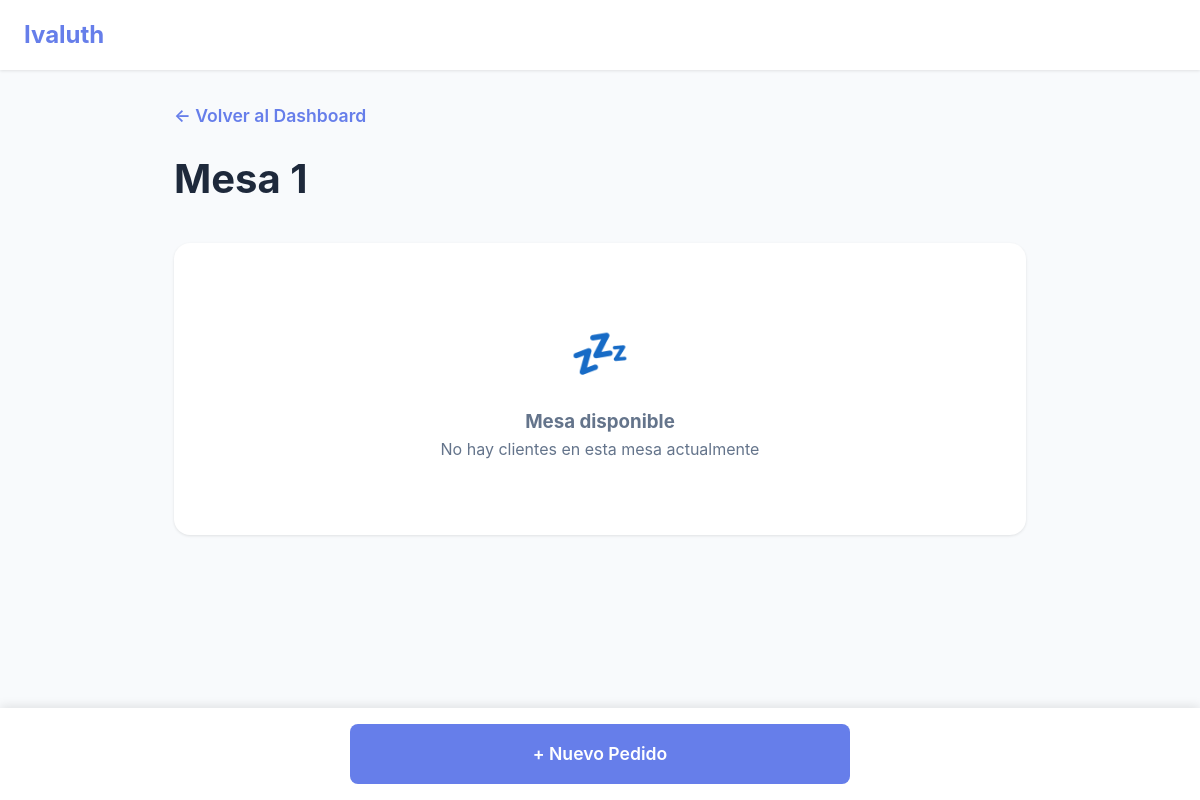
/mesa/1 (signed in), run on an earlier commit of the app's database.
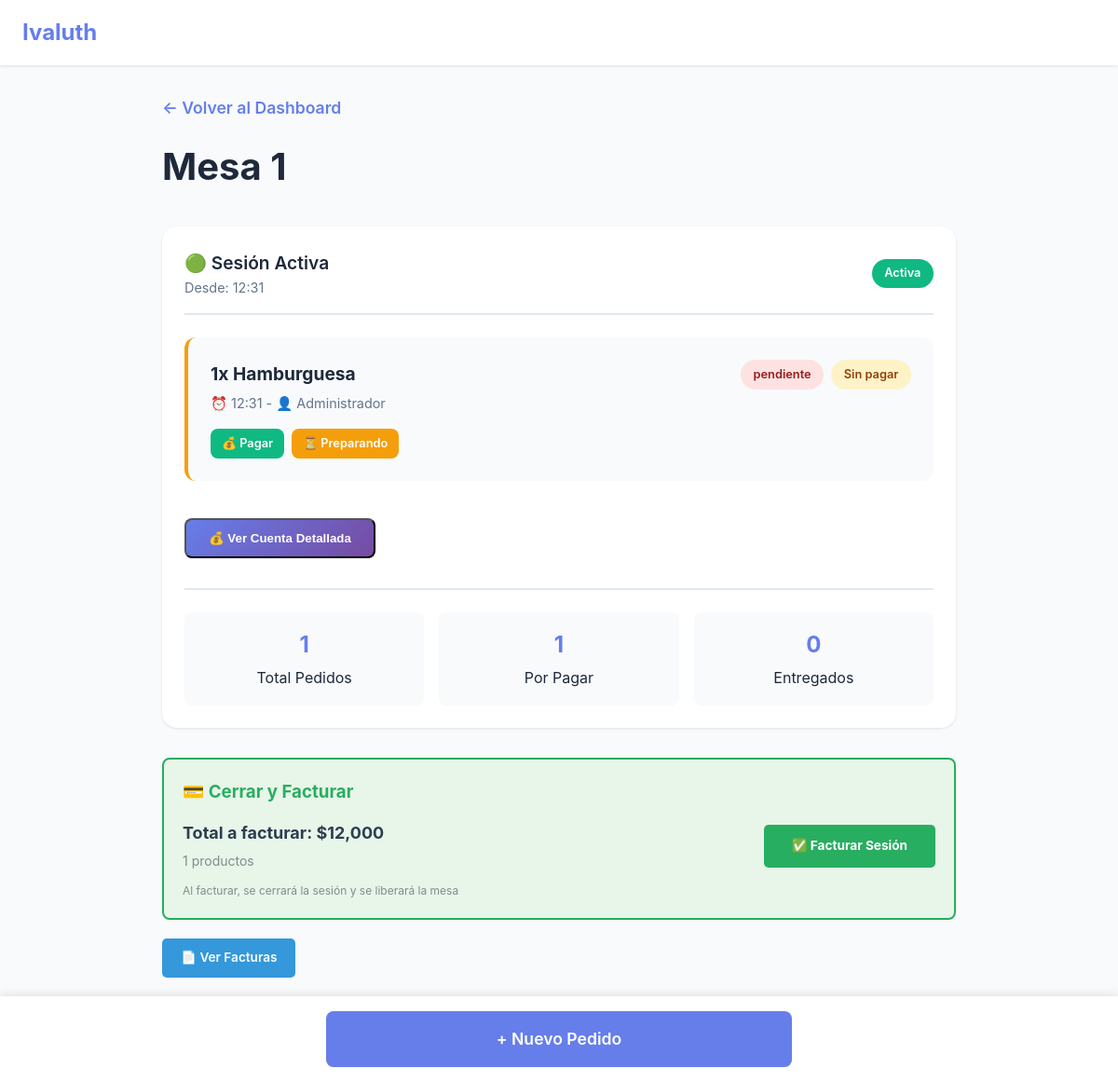
And on a later commit of the database.
### app.py (models this page shows, shortened)
class Sesion(db.Model):
    id = db.Column(db.Integer, primary_key=True)
    mesa_id = db.Column(db.Integer, db.ForeignKey('mesa.id'), nullable=False)
    fecha_inicio = db.Column(db.DateTime, default=datetime.now)
    fecha_fin = db.Column(db.DateTime, nullable=True)
    total = db.Column(db.Float, default=0)  # NUEVO CAMPO para guardar el total
    activa = db.Column(db.Boolean, default=True)
    mesa = db.relationship('Mesa', backref='sesiones')
    pedidos = db.relationship('Pedido', backref='sesion', lazy='select')

class Pedido(db.Model):
    id = db.Column(db.Integer, primary_key=True)
    fecha = db.Column(db.DateTime, default=datetime.now)
    mesa_id = db.Column(db.Integer, db.ForeignKey('mesa.id'), nullable=False)
    sesion_id = db.Column(db.Integer, db.ForeignKey('sesion.id'), nullable=True)
    mesero_id = db.Column(db.Integer, db.ForeignKey('usuario.id'), nullable=False)
    producto = db.Column(db.String(200), nullable=False)
    cantidad = db.Column(db.Integer, default=1)
    precio_unitario = db.Column(db.Float, default=0)  # NUEVO CAMPO
    notas = db.Column(db.Text)
    estado = db.Column(db.String(20), default='pendiente')  # pendiente, preparando, listo, entregado
    pagado = db.Column(db.Boolean, default=False)
    estado_actualizado = db.Column(db.DateTime, default=datetime.now)
    mesa = db.relationship('Mesa', backref='pedidos')
    mesero = db.relationship('Usuario', backref='pedidos')

class Usuario(UserMixin, db.Model):
    id = db.Column(db.Integer, primary_key=True)
    username = db.Column(db.String(80), unique=True, nullable=False)
    password_hash = db.Column(db.String(200), nullable=False)
    nombre = db.Column(db.String(100), nullable=False)
    rol = db.Column(db.String(20), default='mesero')  # mesero, cocina, admin

### app.py (the view, shortened to what this page needs)
@app.route("/mesa/<int:mesa_id>")
@login_required
def ver_mesa(mesa_id):
    mesa = Mesa.query.get_or_404(mesa_id)
    sesion_activa = Sesion.query.filter_by(
        mesa_id=mesa_id,
        activa=True
    ).first()
    pedidos_actuales = []
    totales_sesion_activa = {
        'total_general': 0,
        'total_pagado': 0,
        'total_pendiente': 0
    }
    if sesion_activa:
        pedidos_actuales = Pedido.query.filter_by(
            sesion_id=sesion_activa.id
        ).order_by(Pedido.fecha.desc()).all()
        for pedido in pedidos_actuales:
            subtotal = pedido.cantidad * pedido.precio_unitario
            totales_sesion_activa['total_general'] += subtotal
            if pedido.pagado:
                totales_sesion_activa['total_pagado'] += subtotal
            else:
                totales_sesion_activa['total_pendiente'] += subtotal
    hoy = datetime.now().date()
    sesiones_anteriores = Sesion.query.filter(
        Sesion.mesa_id == mesa_id,
        Sesion.activa == False,
        db.func.date(Sesion.fecha_inicio) == hoy
    ).order_by(Sesion.fecha_inicio.desc()).all()
    sesiones_con_totales = []
    return render_template("ver_mesa.html",
                         mesa=mesa,
                         pedidos=pedidos_actuales,
                         sesion_activa=sesion_activa,
                         totales_sesion_activa=totales_sesion_activa,
                         sesiones_anteriores=sesiones_con_totales,
                         current_user=current_user)

### app.py (called while the page is built)
@login_manager.user_loader
def load_user(user_id):
    return Usuario.query.get(int(user_id))

### templates/ver_mesa.html (shortened to what the changed rows need)
<!DOCTYPE html>
<html lang="es">
<head>
</head>
<body>
    <div class="container">
        <div class="page-header">
            <h1>Mesa {{ mesa.numero }}</h1>
        </div>
        {% if sesion_activa %}
        <div class="sesion-container">
            <div class="sesion-header">
                <div>
                    <div class="sesion-titulo">🟢 Sesión Activa</div>
                    <div class="sesion-tiempo">Desde: {{ sesion_activa.fecha_inicio.strftime('%H:%M') }}</div>
                </div>
                <span class="sesion-badge">Activa</span>
            </div>
            {% if pedidos %}
            <div class="pedidos-detalle">
                {% for pedido in pedidos %}
                <div class="pedido-card {% if pedido.pagado %}pedido-pagado{% endif %}">
                    <div class="pedido-header">
                        <div>
                            <h3>{{ pedido.cantidad }}x {{ pedido.producto }}</h3>
                            <p class="pedido-hora">⏰ {{ pedido.fecha.strftime('%H:%M') }} - 👤 {{ pedido.mesero.nombre }}</p>
                        </div>
                        <div class="pedido-badges">
                            <span class="estado-badge estado-{{ pedido.estado }}">{{ pedido.estado }}</span>
                            {% if pedido.pagado %}
                            <span class="badge badge-success">Pagado ✓</span>
                            {% else %}
                            <span class="badge badge-warning">Sin pagar</span>
                            {% endif %}
                        </div>
                    </div>
                    <div class="pedido-actions">
                        {% if not pedido.pagado %}
                        <a href="{{ url_for('marcar_pagado', pedido_id=pedido.id) }}"
                           class="btn btn-success btn-xs"
                           onclick="return confirm('¿Marcar como pagado?')">💰 Pagar</a>
                        {% endif %}
                        {% if pedido.estado == 'pendiente' %}
                        <a href="{{ url_for('actualizar_estado', pedido_id=pedido.id, estado='preparando') }}"
                           class="btn btn-warning btn-xs">⏳ Preparando</a>
                        {% elif pedido.estado == 'preparando' %}
                        <a href="{{ url_for('actualizar_estado', pedido_id=pedido.id, estado='listo') }}"
                           class="btn btn-info btn-xs">✓ Listo</a>
                        {% elif pedido.estado == 'listo' %}
                        <a href="{{ url_for('actualizar_estado', pedido_id=pedido.id, estado='entregado') }}"
                           class="btn btn-primary btn-xs">✓ Entregado</a>
                        {% endif %}
                    </div>
                </div>
                {% endfor %}
            </div>
            <button class="btn-ver-cuenta" onclick="abrirModalCuenta('sesion_activa')">
                💰 Ver Cuenta Detallada
            </button>
            <div class="mesa-summary">
                <div class="summary-item">
                    <strong>{{ pedidos|length }}</strong>
                    <span>Total Pedidos</span>
                </div>
                <div class="summary-item">
                    <strong>{{ pedidos|selectattr('pagado', 'equalto', False)|list|length }}</strong>
                    <span>Por Pagar</span>
                </div>
                <div class="summary-item">
                    <strong>{{ pedidos|selectattr('estado', 'equalto', 'entregado')|list|length }}</strong>
                    <span>Entregados</span>
                </div>
            </div>
            {% else %}
            <div class="empty-state">
                <div class="empty-icon">🍽️</div>
                <p>Sin pedidos aún en esta sesión</p>
            </div>
            {% endif %}
        </div>
        {% if sesion_activa and pedidos %}
        <div style="margin-top: 20px; padding: 20px; background: #e8f5e9; border-radius: 8px; border: 2px solid #27ae60;">
            <h3 style="color: #27ae60; margin-bottom: 15px;">💳 Cerrar y Facturar</h3>
            <div style="display: flex; justify-content: space-between; align-items: center; flex-wrap: wrap; gap: 15px;">
                <div>
                    <p style="font-size: 18px; font-weight: bold; color: #2c3e50;">
                        Total a facturar: ${{ '{:,.0f}'.format(totales_sesion_activa['total_general']) }}
                    </p>
                    <p style="font-size: 14px; color: #7f8c8d; margin-top: 5px;">
                        {{ pedidos|length }} productos
                    </p>
                </div>
                <div style="display: flex; gap: 10px;">
                    <a href="{{ url_for('facturar_sesion', sesion_id=sesion_activa.id) }}"
                    class="btn btn-success"
                    style="padding: 12px 30px; background: #27ae60; color: white; text-decoration: none; border-radius: 5px; font-weight: bold;">
                        ✅ Facturar Sesión
                    </a>
                </div>
            </div>
            <p style="margin-top: 10px; font-size: 12px; color: #7f8c8d;">
                Al facturar, se cerrará la sesión y se liberará la mesa
            </p>
        </div>
        {% endif %}
        <div style="margin-top: 20px;">
            <a href="{{ url_for('lista_facturas') }}" class="btn" style="padding: 10px 20px; background: #3498db; color: white; text-decoration: none; border-radius: 5px;">
                📄 Ver Facturas
            </a>
        </div>
        {% else %}
        <div class="sesion-container">
            <div class="empty-state">
                <div class="empty-icon">💤</div>
                <h3>Mesa disponible</h3>
                <p>No hay clientes en esta mesa actualmente</p>
            </div>
        </div>
        {% endif %}
    </div>
</body>
</html>

What changed in the data, as far as the page shows it:
now on this page (row edited): Sesion: fecha_inicio "12:31"
now on this page (row edited): Pedido: cantidad "1", producto "Hamburguesa", fecha "12:31", mesero.nombre "Administrador", estado "pendiente", pagado "Sin pagar"
Also different on the page:
{{ pedidos|length }}: (not shown) → "1"
{{ pedidos|selectattr('pagado', 'equalto', False)|list|length }}: (not shown) → "1"
{{ pedidos|selectattr('estado', 'equalto', 'entregado')|list|length }}: (not shown) → "0"
{{ '{:,.0f}'.format(totales_sesion_activa['total_general']) }}: (not shown) → "12,000"
text no longer shown: "💤 Mesa disponible No hay clientes en esta mesa actualmente"
text now shown: "🟢 Sesión Activa Desde: Activa 💰 Ver Cuenta Detallada Total Pedidos Por Pagar Entregados 💳 Cerrar y Facturar Total a facturar: $ productos ✅ Facturar Sesión Al facturar, se cerrará la sesión y se liberará la mesa 📄 Ver Facturas"
